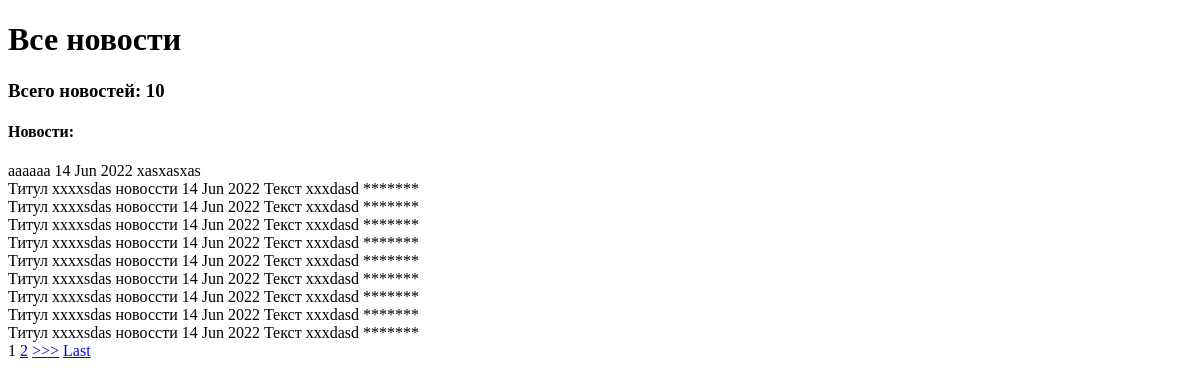
Before: /news/ with the older database file.
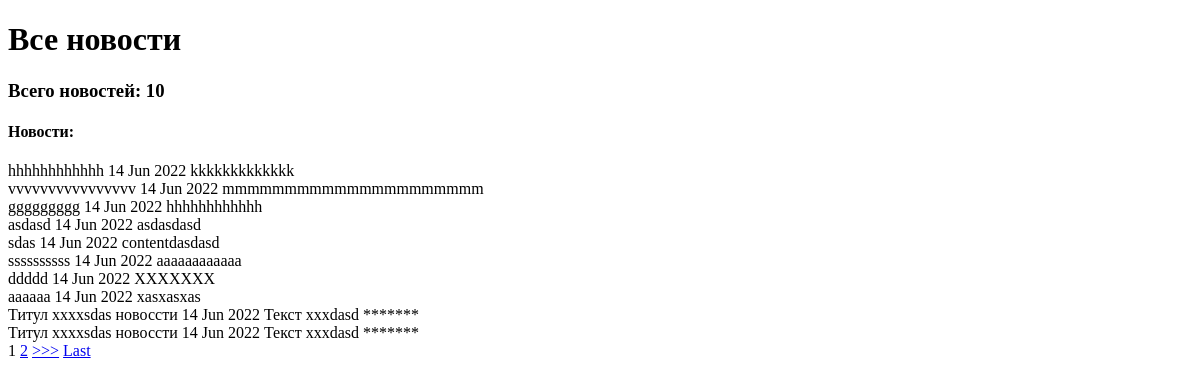
After: the same page with the newer database file.
### myapp/models.py (models this page shows, shortened)
class Post(models.Model):
    post_author = models.ForeignKey(Author, on_delete=models.CASCADE)
    CHOICES = [
        ('1', 'Статья'),
        ('2', 'Новость')
        ]
    post_choice = models.CharField(max_length = 2,
                            choices = CHOICES,
                            default = '1')
    creation_date = models.DateTimeField(auto_now_add=True)
    category = models.ManyToManyField(Category, through='PostCategory')
    post_title = models.CharField(max_length=255)
    post_text = models.TextField(default='content')
    post_rate = models.IntegerField(default=0)

### myapp/views.py (the view)
# urls.py: path('', PostList.as_view()),
class PostList(ListView):
    model = Post
    template_name = 'news.html'
    context_object_name = 'news'
    ordering = ['-creation_date']
    paginate_by = 10 # поставим постраничный вывод в один элемент
    form_class = PostForm
    def get_context_data(self, **kwargs): # забираем отфильтрованные объекты переопределяя метод get_context_data у наследуемого класса (привет, полиморфизм, мы скучали!!!)
        context = super().get_context_data(**kwargs)
        return context

### myapp/templatetags/custom_filters.py (called while the page is built)
@register.filter(name='Censor')
def Censor(value, arg):
    Ban_List = [
        "Новости",
        "lorem",
        "ipsum"
    ]
    return ' '.join('*'*len(i) if i.upper() in list(map(lambda x: x.upper(), Ban_List)) else i for i in value.split())

### templates/news.html (shortened to what this page needs)
{% extends 'flatpages/default.html' %}
{% load custom_filters %}
{% block content %}
<h1>Все новости</h1>
{% if news|length > 1 %}
<h3>Всего новостей: {{ news|length }}</h3>
{% endif %}
{% if news %}
    <h4>Новости: </h4>
    {% for art in news %}
        {{ art.post_title|Censor:art.post_title}}
        {{ art.creation_date|date:'d M Y' }}
        {{ art.post_text|Censor:art.post_text}}
        <br>
    {% endfor %}
    {% if is_paginated %}
        {% for num in page_obj.paginator.page_range %}
            {% if page_obj.number == num %}
                <a>{{ num }}</a>
            {% elif num > page_obj.number|add:'-2' and num < page_obj.number|add:'2' %}
                <a href="?page={{ num }}">{{ num }}</a>
            {% endif %}
        {% endfor %}
        {% if page_obj.has_next %}
            <a href="?page={{ page_obj.next_page_number }}">>>></a>
            <a href="?page={{ page_obj.paginator.num_pages }}">Last</a>
        {% endif %}
    {% endif %}
{% else %}
    <h2>Новостей нет!</h2>
{% endif %}
{% endblock content %}

Changed rows visible on the page:
no longer on this page (row unchanged): Post: post_title|Censor "Титул xxxxsdas новоссти", creation_date "14 Jun 2022", post_text|Censor "Текст xxxdasd *******"
no longer on this page (row unchanged): Post: post_title|Censor "Титул xxxxsdas новоссти", creation_date "14 Jun 2022", post_text|Censor "Текст xxxdasd *******"
no longer on this page (row unchanged): Post: post_title|Censor "Титул xxxxsdas новоссти", creation_date "14 Jun 2022", post_text|Censor "Текст xxxdasd *******"
no longer on this page (row unchanged): Post: post_title|Censor "Титул xxxxsdas новоссти", creation_date "14 Jun 2022", post_text|Censor "Текст xxxdasd *******"
no longer on this page (row unchanged): Post: post_title|Censor "Титул xxxxsdas новоссти", creation_date "14 Jun 2022", post_text|Censor "Текст xxxdasd *******"
no longer on this page (row unchanged): Post: post_title|Censor "Титул xxxxsdas новоссти", creation_date "14 Jun 2022", post_text|Censor "Текст xxxdasd *******"
no longer on this page (row unchanged): Post: post_title|Censor "Титул xxxxsdas новоссти", creation_date "14 Jun 2022", post_text|Censor "Текст xxxdasd *******"
added Post: post_title|Censor "hhhhhhhhhhhh", creation_date "14 Jun 2022", post_text|Censor "kkkkkkkkkkkkk"
added Post: post_title|Censor "vvvvvvvvvvvvvvvv", creation_date "14 Jun 2022", post_text|Censor "mmmmmmmmmmmmmmmmmmmmm"
added Post: post_title|Censor "ggggggggg", creation_date "14 Jun 2022", post_text|Censor "hhhhhhhhhhhh"
added Post: post_title|Censor "asdasd", creation_date "14 Jun 2022", post_text|Censor "asdasdasd"
added Post: post_title|Censor "sdas", creation_date "14 Jun 2022", post_text|Censor "contentdasdasd"
added Post: post_title|Censor "ssssssssss", creation_date "14 Jun 2022", post_text|Censor "aaaaaaaaaaaa"
added Post: post_title|Censor "ddddd", creation_date "14 Jun 2022", post_text|Censor "XXXXXXX"
